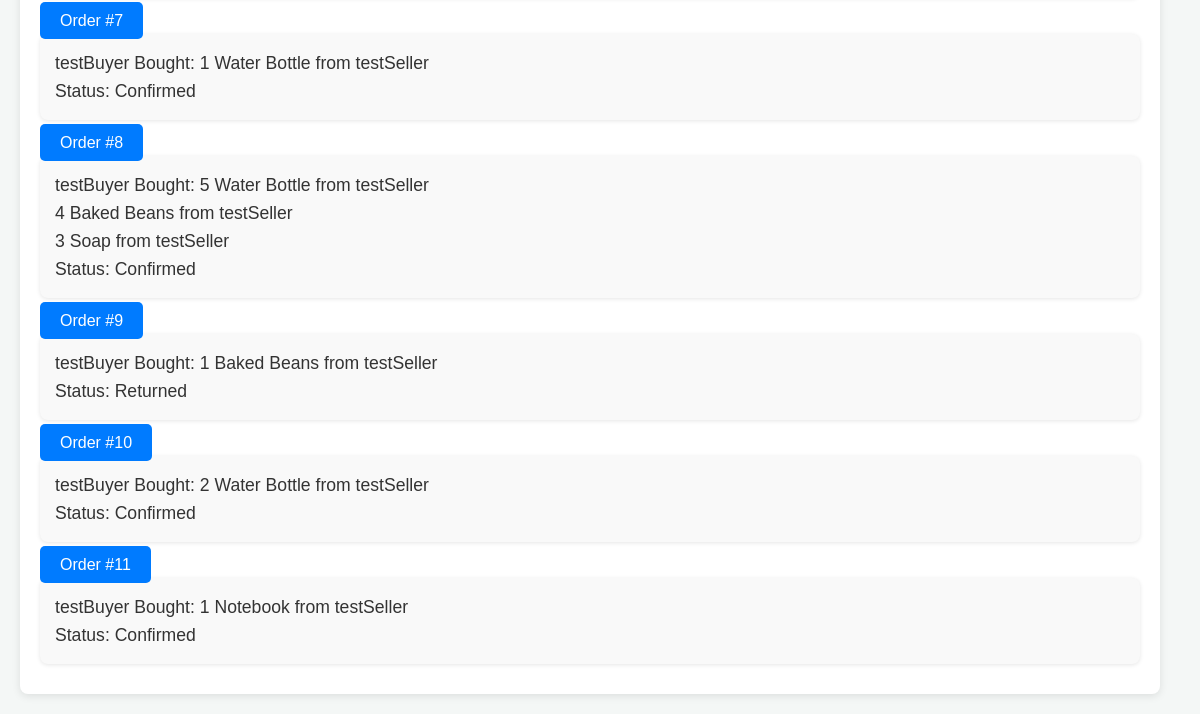
The page /admin_dashboard/ (signed in, lower part) on the database as committed earlier.
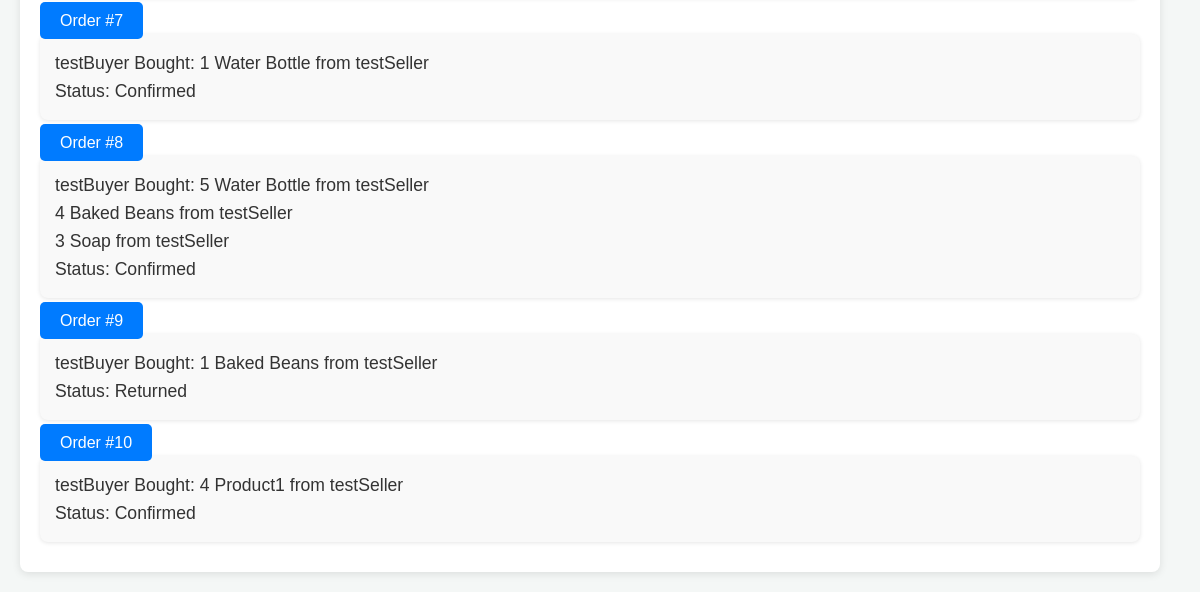
The same page on the database as committed later.
### app/models.py (models this page shows, shortened)
class Order(models.Model):
    user = models.ForeignKey(User, on_delete=models.CASCADE)
    user_order_id = models.PositiveIntegerField(default=1)
    cart = models.OneToOneField(Cart, on_delete=models.SET_NULL, null=True)
    cart_products = models.JSONField(null=True)
    quantity = models.PositiveIntegerField(default=1)
    total = models.DecimalField(max_digits=10, decimal_places=2, default=0) # type: ignore
    status = models.CharField(max_length = 50, default='Pending')
    date_created = models.DateTimeField(null=True,auto_now_add=True)

class User(AbstractUser):
    USER_TYPE_CHOICES = (
        ('admin', 'Admin'),
        ('buyer', 'Buyer'),
        ('seller', 'Seller'),
    )
    user_type = models.CharField(max_length=10, choices=USER_TYPE_CHOICES)
    pending = models.BooleanField(default=True)

### app/views.py (the view)
# urls.py: path('admin_dashboard/', views.admin_dashboard, name='admin_dashboard'),
@login_required
def admin_dashboard(request):
    orders = []
    all_orders = Order.objects.all()
    for order in all_orders:
        orders.append(order)
    return render(request, 'app/admin_dashboard.html', {'orders' : orders})

### app/templates/app/admin_dashboard.html (shortened to what this page needs)
<!DOCTYPE html>
<html lang="en">
<head>
    {% load static %}
    <link rel="stylesheet" href="{% static 'app/admin_dashboard.css' %}">
</head>
<body>
    <div class="dashboard">
        <ul class="order-list">
            {% for order in orders %}
                <a href="{% url 'order_detail' order.id %}" class="button">Order #{{ order.user_order_id }} </a> <br>
                <li class="order-item">
                    {{ order.user }} Bought:
                    {% for product_id, product_details in order.cart_products.items %}
                        {{ product_details.quantity }} {{ product_details.name }} from {{ product_details.seller }} <br>
                    {% endfor %}
                    Status: {{order.status}}</li>
            {% endfor %}
        </ul>
    </div>
</body>
</html>

Rows that differ between the two databases and show on the page:
removed Order: user_order_id "11", user "testBuyer", quantity "1", name "Notebook", seller "testSeller", status "Confirmed"
Other text that changed with them:
new list line: "4 Product1 from testSeller"
list line gone: "2 Water Bottle from testSeller"
